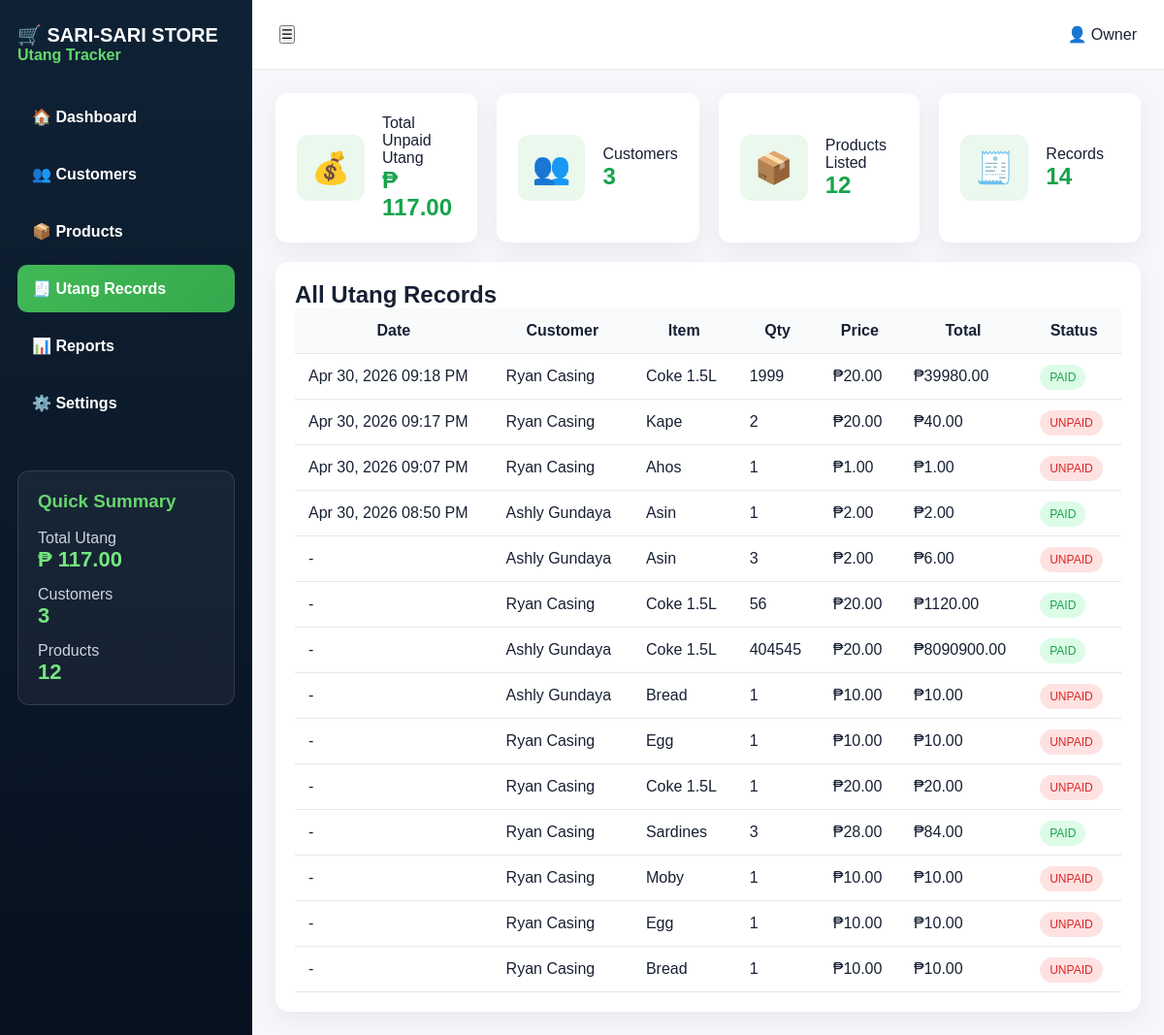
Before: /records with the older database file.
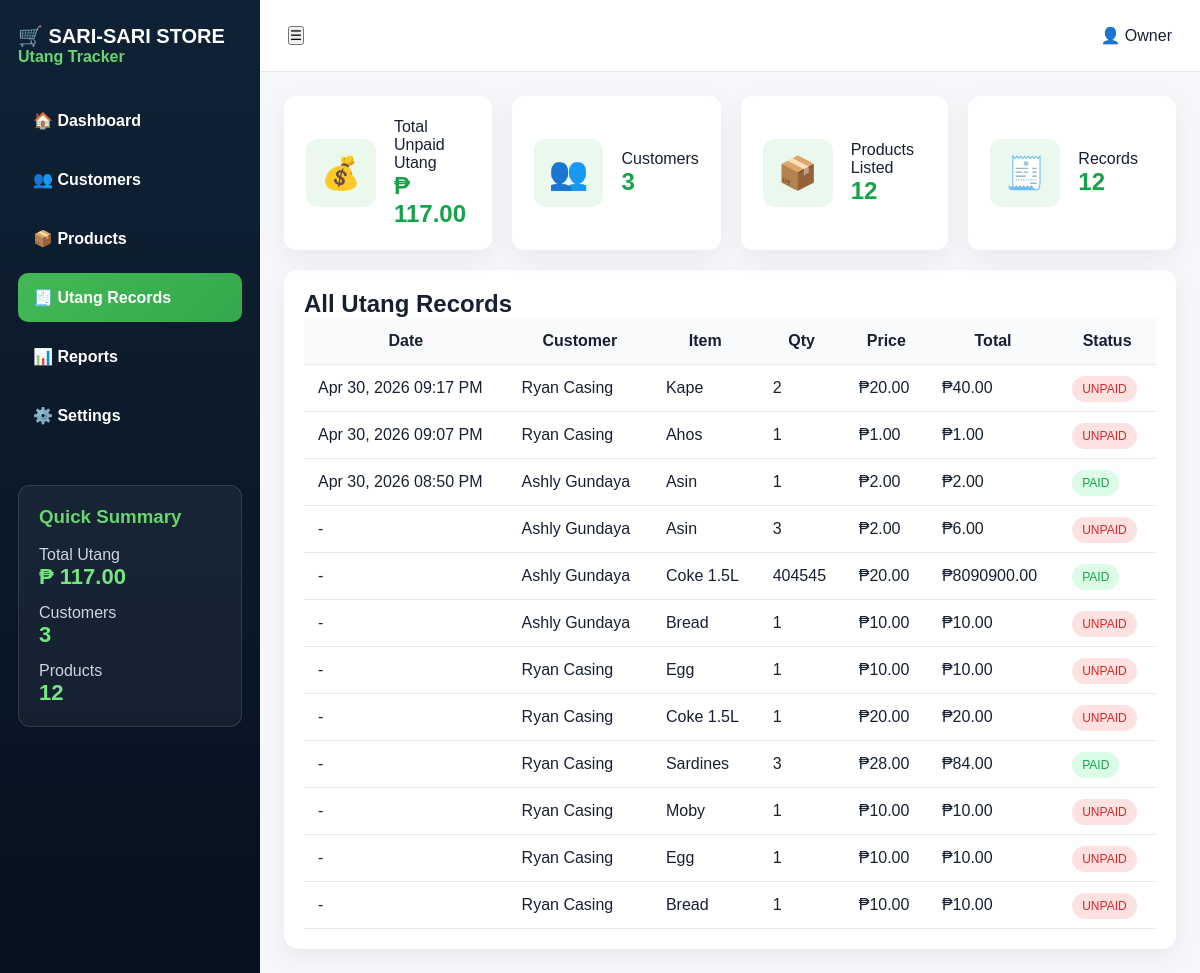
After: the same page with the newer database file.
### tables this page shows
CREATE TABLE utang (
        id INTEGER PRIMARY KEY AUTOINCREMENT,
        customer_id INTEGER NOT NULL,
        item_name TEXT NOT NULL,
        quantity INTEGER NOT NULL,
        price REAL NOT NULL,
        total REAL NOT NULL,
        status TEXT DEFAULT 'UNPAID'
    , date_created TEXT);

CREATE TABLE customers (
        id INTEGER PRIMARY KEY AUTOINCREMENT,
        name TEXT NOT NULL
    );

### app.py (the view)
@app.route("/records")
def records_page():
    return render_template("index.html", **get_common_data("records"))

### app.py (called while the page is built)
def get_db():
    return sqlite3.connect("database.db")

def get_customers(cursor):
    cursor.execute("""
        SELECT customers.id, customers.name,
        COALESCE(SUM(
            CASE WHEN utang.status='UNPAID' THEN utang.total ELSE 0 END
        ), 0)
        FROM customers
        LEFT JOIN utang ON customers.id = utang.customer_id
        GROUP BY customers.id, customers.name
        ORDER BY customers.id DESC
    """)
    return cursor.fetchall()

### templates/index.html (shortened to what this page needs)
<!DOCTYPE html>
<html lang="en">
<head>
  <link rel="stylesheet" href="{{ url_for('static', filename='style.css') }}">
</head>
<body>
<div class="app">
  <aside class="sidebar">
    <h2>🛒 SARI-SARI STORE</h2>
    <p>Utang Tracker</p>
    <nav>
      <a href="/" class="{% if page == 'dashboard' %}active{% endif %}">🏠 Dashboard</a>
      <a href="/customers" class="{% if page == 'customers' %}active{% endif %}">👥 Customers</a>
      <a href="/products" class="{% if page == 'products' %}active{% endif %}">📦 Products</a>
      <a href="/records" class="{% if page == 'records' %}active{% endif %}">🧾 Utang Records</a>
      <a href="/reports" class="{% if page == 'reports' %}active{% endif %}">📊 Reports</a>
      <a href="/settings" class="{% if page == 'settings' %}active{% endif %}">⚙️ Settings</a>
    </nav>
    <div class="summary">
      <h3>Quick Summary</h3>
      <p>Total Utang</p>
      <strong>₱ {{ "%.2f"|format(total_utang) }}</strong>
      <p>Customers</p>
      <strong>{{ customers|length }}</strong>
      <p>Products</p>
      <strong>{{ products|length }}</strong>
    </div>
  </aside>
  <main class="main">
    <header class="topbar">
      <button>☰</button>
      <div>👤 Owner</div>
    </header>
    <section class="cards">
      <div class="stat">
        <span>💰</span>
        <div>
          <p>Total Unpaid Utang</p>
          <h2>₱ {{ "%.2f"|format(total_utang) }}</h2>
        </div>
      </div>
      <div class="stat">
        <span>👥</span>
        <div>
          <p>Customers</p>
          <h2>{{ customers|length }}</h2>
        </div>
      </div>
      <div class="stat">
        <span>📦</span>
        <div>
          <p>Products Listed</p>
          <h2>{{ products|length }}</h2>
        </div>
      </div>
      <div class="stat">
        <span>🧾</span>
        <div>
          <p>Records</p>
          <h2>{{ all_records|length }}</h2>
        </div>
      </div>
    </section>
    {% if page == "records" %}
    <section class="details">
      <h2>All Utang Records</h2>
      <table>
        <thead>
          <tr>
            <th>Date</th>
            <th>Customer</th>
            <th>Item</th>
            <th>Qty</th>
            <th>Price</th>
            <th>Total</th>
            <th>Status</th>
          </tr>
        </thead>
        <tbody>
          {% for r in all_records %}
            <tr>
              <td>{{ r[7] if r[7] else "-" }}</td>
              <td>{{ r[1] }}</td>
              <td>{{ r[2] }}</td>
              <td>{{ r[3] }}</td>
              <td>₱{{ "%.2f"|format(r[4]) }}</td>
              <td>₱{{ "%.2f"|format(r[5]) }}</td>
              <td>
                <span class="badge {% if r[6] == 'PAID' %}paid{% else %}unpaid{% endif %}">
                  {{ r[6] }}
                </span>
              </td>
            </tr>
          {% endfor %}
        </tbody>
      </table>
    </section>
    {% endif %}
  </main>
</div>
</body>
</html>

### static/style.css (style rules this page uses)
* { margin: 0; padding: 0; box-sizing: border-box; font-family: Arial, sans-serif; }
body { background: #f5f7fb; color: #172033; }
.app { display: grid; grid-template-columns: 260px 1fr; min-height: 100vh; }
.sidebar { background: linear-gradient(180deg, #0f2235, #07111f); color: white; padding: 24px 18px; }
.sidebar h2 { font-size: 20px; }
.sidebar > p { color: #67d66f; margin-bottom: 30px; font-weight: bold; }
.sidebar nav { display: grid; gap: 10px; }
.sidebar nav a { padding: 15px; border-radius: 10px; color: #dce7f3; font-weight: bold; }
.sidebar nav a.active, .sidebar nav a:hover { background: linear-gradient(135deg, #42b956, #35a84d); color: white; }
.summary { margin-top: 45px; padding: 20px; border: 1px solid rgba(255,255,255,0.12); border-radius: 12px; background: rgba(255,255,255,0.05); }
.summary h3 { color: #67d66f; margin-bottom: 18px; }
.summary p { color: #cbd5e1; margin-top: 14px; }
.summary strong { color: #75e681; font-size: 22px; }
.main { padding: 0 24px 24px; }
.topbar { height: 72px; background: white; margin: 0 -24px 24px; padding: 0 28px; display: flex; align-items: center; justify-content: space-between; border-bottom: 1px solid #e5e7eb; }
.cards { display: grid; grid-template-columns: repeat(4, 1fr); gap: 20px; margin-bottom: 20px; }
.stat { background: white; padding: 22px; border-radius: 12px; display: flex; gap: 18px; align-items: center; box-shadow: 0 8px 25px rgba(0,0,0,0.06); }
.stat span { font-size: 32px; background: #eaf8ed; padding: 15px; border-radius: 12px; }
.stat h2 { color: #16a34a; }
.customer-panel, .details, .form-card, .products { background: white; border-radius: 14px; padding: 20px; box-shadow: 0 8px 25px rgba(0,0,0,0.06); }
table { width: 100%; border-collapse: collapse; }
th, td { padding: 14px; border-bottom: 1px solid #e5e7eb; }
th { background: #f8fafc; }
.badge { padding: 6px 10px; border-radius: 20px; font-size: 12px; }
.unpaid { background: #fee2e2; color: #dc2626; }
.paid { background: #dcfce7; color: #16a34a; }
.sidebar nav a { text-decoration: none; color: white; }

Changed rows visible on the page:
removed utang: date_created "Apr 30, 2026 09:18 PM", name "Ryan Casing", item_name "Coke 1.5L", quantity "1999", price "20.00", total "39980.00", status "PAID"
removed utang: r "-", name "Ryan Casing", item_name "Coke 1.5L", quantity "56", price "20.00", total "1120.00", status "PAID"
Other visible differences:
{{ all_records|length }}: "14" → "12"
